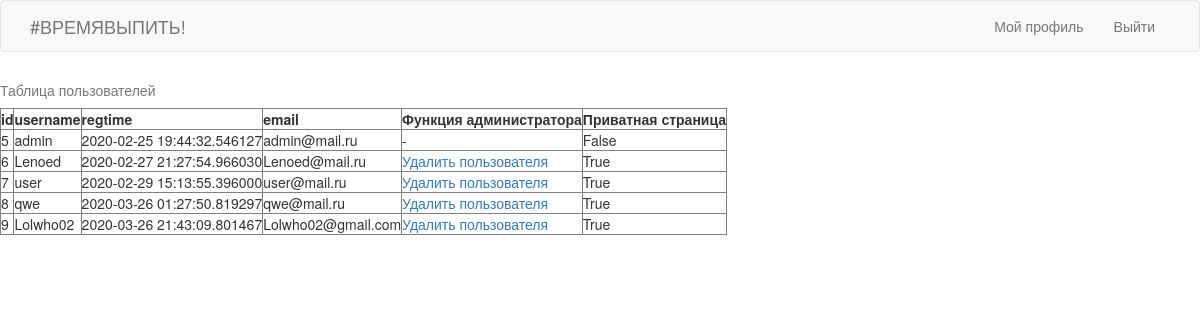
/admin (signed in), run on an earlier commit of the app's database.
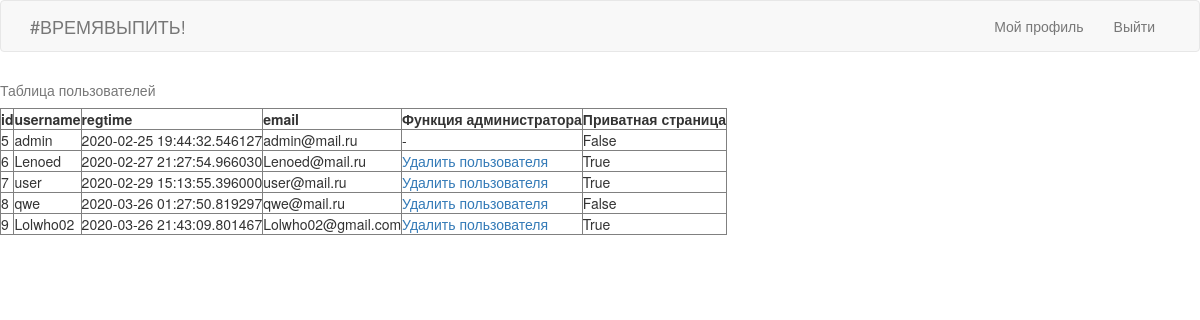
And on a later commit of the database.
### app/models.py (models this page shows, shortened)
class User(db.Model, UserMixin):
	id = db.Column(db.Integer, primary_key = True)
	username = db.Column(db.String(64), index = True, unique = True)
	regtime = db.Column(db.DateTime, index = True, default = datetime.utcnow())
	last_seen = db.Column(db.DateTime, default = datetime.utcnow())
	email = db.Column(db.String(128), index = True, unique = True)
	password_hash = db.Column(db.String(128))
	drink = db.relationship('Drinks', backref='author', lazy='dynamic')
	private_stat = db.Column(db.Boolean)
	current_state = db.Column(db.Integer, default = 0)
	followed = db.relationship('User', secondary=followers,
    	primaryjoin=(followers.c.follower_id == id),
    	secondaryjoin=(followers.c.followed_id == id),
    	backref=db.backref('followers', lazy='dynamic'), lazy='dynamic')

### app/routes.py (the view)
@app.route('/admin', methods = ['GET', 'POST'])
@login_required
def admin():
	if current_user.username == 'admin':
		names = User.query.all()
	else:
		flash(_('СТРАНИЦА ДОСТУПНА ТОЛЬКО АДМИНИСТРАТОРУ'))
		return redirect('index')
	return render_template('admin.html', names = names)

### app/models.py (called while the page is built)
@login.user_loader #настройка flask_login user_loader на БД
def load_user(id):
	return User.query.get(int(id))

### app/templates/admin.html
{% extends 'base.html' %}
{% block content %}
 <table border="1">
   <caption>Таблица пользователей</caption>
   <tr>
    <th>id</th>
    <th>username</th>
    <th>regtime</th>
    <th>email</th>
    <th>Функция администратора</th>
    <th>Приватная страница</th>
   </tr>
   {% for name in names %}
   {% if name.username == 'admin' %}
   <tr><td>{{ name.id }}</td><td>{{ name.username }}</td><td>{{ name.regtime }}</td><td>{{ name.email }}</td><td>-</td><td>{{ name.private_stat }}</td></tr>
   {% else %}
   <tr><td>{{ name.id }}</td><td>{{ name.username }}</td><td>{{ name.regtime }}</td><td>{{ name.email }}</td>
   	<td><a href = "{{ url_for('delete', username = name.username) }}"> Удалить пользователя </a></td><td>{{ name.private_stat }}</td></tr>
   {% endif %}
   {% endfor %}
{% endblock %}

What changed in the data, as far as the page shows it:
changed User "qwe": private_stat "True" → "False"
